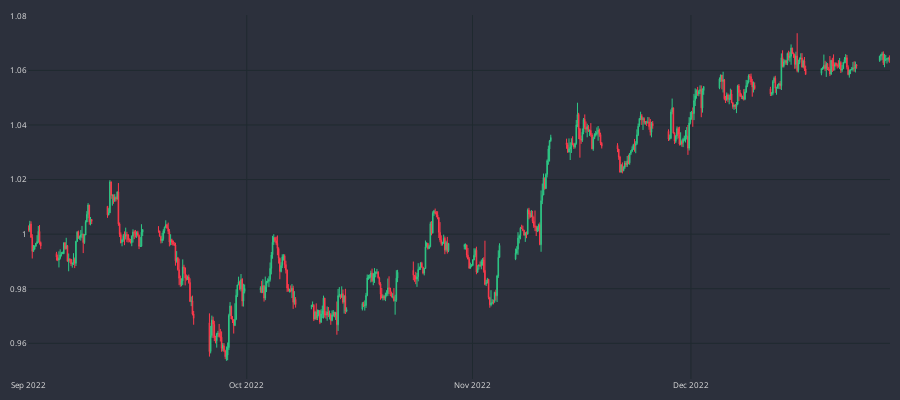
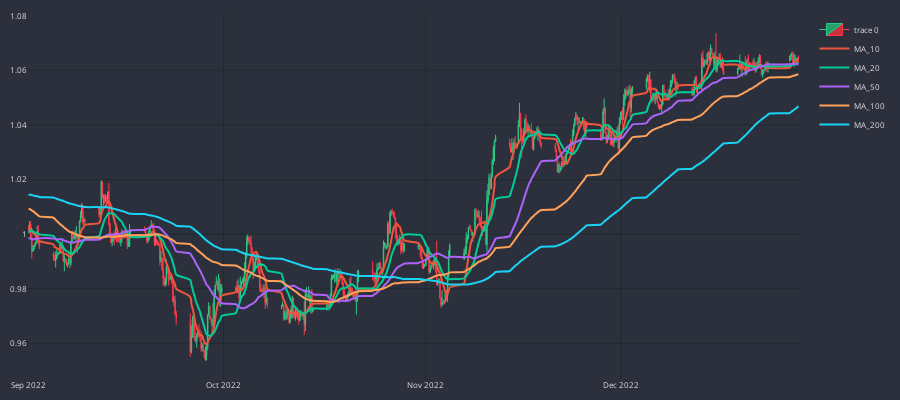

The notebook cell saved with these charts, in order:
### Code cell
cp = CandlePlot(df_plot)
cp.show_plot(line_traces=traces)

### Figure 1 — Plotly figure (JSON) as saved in the notebook; plotly's stock layout.template omitted (floating-point values rounded to 4 significant figures; data arrays with more than 128 entries replaced by an {"elided": "..."} marker saying what was removed)
{"data": [{"close": {"elided": "500 float values"}, "decreasing": {"fillcolor": "#CC2E3C", "line": {"color": "#FF3A4C"}}, "high": {"elided": "500 float values"}, "increasing": {"fillcolor": "#24A06B", "line": {"color": "#2EC886"}}, "line": {"width": 1}, "low": {"elided": "500 float values"}, "opacity": 1, "open": {"elided": "500 float values"}, "type": "candlestick", "x": {"elided": "500 str values"}}], "layout": {"font": {"color": "#e1e1e1", "size": 8}, "height": 400, "margin": {"b": 10, "l": 10, "r": 10, "t": 10}, "paper_bgcolor": "#2c303c", "plot_bgcolor": "#2c303c", "width": 900, "xaxis": {"gridcolor": "#1F292F", "nticks": 5, "rangeslider": {"visible": false}}, "yaxis": {"gridcolor": "#1f292f"}}}

### Figure 2 — Plotly figure (JSON) as saved in the notebook; plotly's stock layout.template omitted (floating-point values rounded to 4 significant figures; data arrays with more than 128 entries replaced by an {"elided": "..."} marker saying what was removed)
{"data": [{"close": {"elided": "500 float values"}, "decreasing": {"fillcolor": "#CC2E3C", "line": {"color": "#FF3A4C"}}, "high": {"elided": "500 float values"}, "increasing": {"fillcolor": "#24A06B", "line": {"color": "#2EC886"}}, "line": {"width": 1}, "low": {"elided": "500 float values"}, "opacity": 1, "open": {"elided": "500 float values"}, "type": "candlestick", "x": {"elided": "500 str values"}}, {"line": {"shape": "spline", "width": 2}, "name": "MA_10", "type": "scatter", "x": {"elided": "500 str values"}, "y": {"elided": "500 float values"}}, {"line": {"shape": "spline", "width": 2}, "name": "MA_20", "type": "scatter", "x": {"elided": "500 str values"}, "y": {"elided": "500 float values"}}, {"line": {"shape": "spline", "width": 2}, "name": "MA_50", "type": "scatter", "x": {"elided": "500 str values"}, "y": {"elided": "500 float values"}}, {"line": {"shape": "spline", "width": 2}, "name": "MA_100", "type": "scatter", "x": {"elided": "500 str values"}, "y": {"elided": "500 float values"}}, {"line": {"shape": "spline", "width": 2}, "name": "MA_200", "type": "scatter", "x": {"elided": "500 str values"}, "y": {"elided": "500 float values"}}], "layout": {"font": {"color": "#e1e1e1", "size": 8}, "height": 400, "margin": {"b": 10, "l": 10, "r": 10, "t": 10}, "paper_bgcolor": "#2c303c", "plot_bgcolor": "#2c303c", "width": 900, "xaxis": {"gridcolor": "#1F292F", "nticks": 5, "rangeslider": {"visible": false}}, "yaxis": {"gridcolor": "#1f292f"}}}
